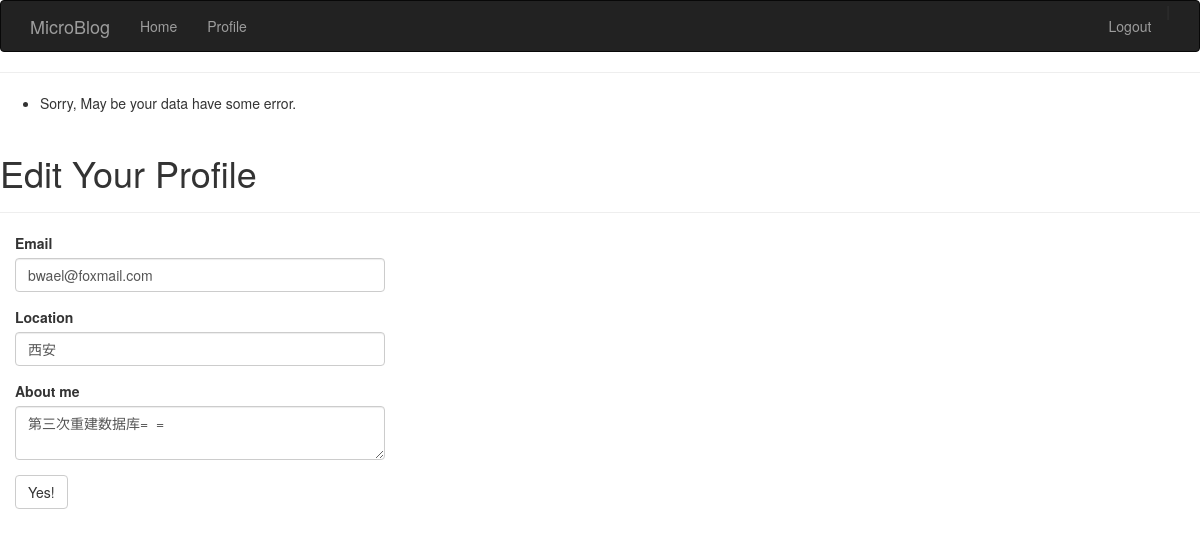
/edit-profile/1 (signed in), run on the app's committed database.
### app/models.py (models this page shows, shortened)
class User(db.Model):
    id = db.Column(db.Integer, primary_key = True)
    name = db.Column(db.String(64), index = True, unique = True)
    email = db.Column(db.String(120), index = True, unique = True)
    role_id = db.Column(db.Integer, db.ForeignKey('role.id'))
    password_hash = db.Column(db.String(128))
    posts = db.relationship('Post', backref = 'author', lazy = 'dynamic')
    location = db.Column(db.String(64))
    about_me = db.Column(db.String(140))
    member_since = db.Column(db.DateTime(), default=datetime.now)
    last_seen = db.Column(db.DateTime(), default=datetime.now)
    avatar_hash = db.Column(db.String(32))
    @property
    def password(self):
        raise AttributeError('password is not a readable attribute')

### app/views.py (the view)
@app.route('/edit-profile/<int:user_id>', methods=['GET','POST'])
@login_required
def edit_profile(user_id):
    user = User.query.filter(User.id == user_id).first()
    if not user:
        flash('The user is not exist!')
        return redirect(url_for('edit_profile',user_id = current_user.id))
    if user_id != current_user.id:
        flash('Sorry, you can only edit your own profile!', 'error')
        return redirect(url_for('edit_profile',user_id = current_user.id))
    form = EditProfileForm()
    if form.validate_on_submit():
        user.email = form.email.data
        user.avatar_hash= hashlib.md5(
            form.email.data.encode('utf-8')).hexdigest()
        user.location = form.location.data
        user.about_me = form.about_me.data
        try:
            db.session.add(user)
            db.session.commit()
        except:
            flash("Database error!")
            return redirect(url_for("user", user_id=user_id))
        flash("Your profile has been update!")
    else:
        flash("Sorry, May be your data have some error.")
    form.email.data = user.email
    form.location.data = user.location
    form.about_me.data = user.about_me
    return render_template('edit_profile.html',
                            form = form)

### app/forms.py (shortened to what this page needs)
class EditProfileForm(FlaskForm):
    email = StringField('Email', validators = [
        Email(), Required(), Length(max=120)])
    location = StringField('Location', validators = [Length(0, 64)])
    about_me = TextAreaField('About me', validators=[
        Required(), Length(max=140)])
    submit = SubmitField('Yes!')

### app/views.py (called while the page is built)
@lm.user_loader
def load_user(user_id):
    return User.query.get(int(user_id))

### app/templates/edit_profile.html (shortened to what this page needs)
{% extends "base.html" %}
{% import "bootstrap/wtf.html" as wtf %}
{% block content %}
<div class="page-header">
    <h1>Edit Your Profile</h1>
</div>
<div class="col-md-4">
    {{ wtf.quick_form(form) }}
</div>
{% endblock %}

### data on the page
User: email "bwael@foxmail.com", location "西安", about_me "第三次重建数据库= ="

### other printed values
{{ message }} "Sorry, May be your data have some error."
